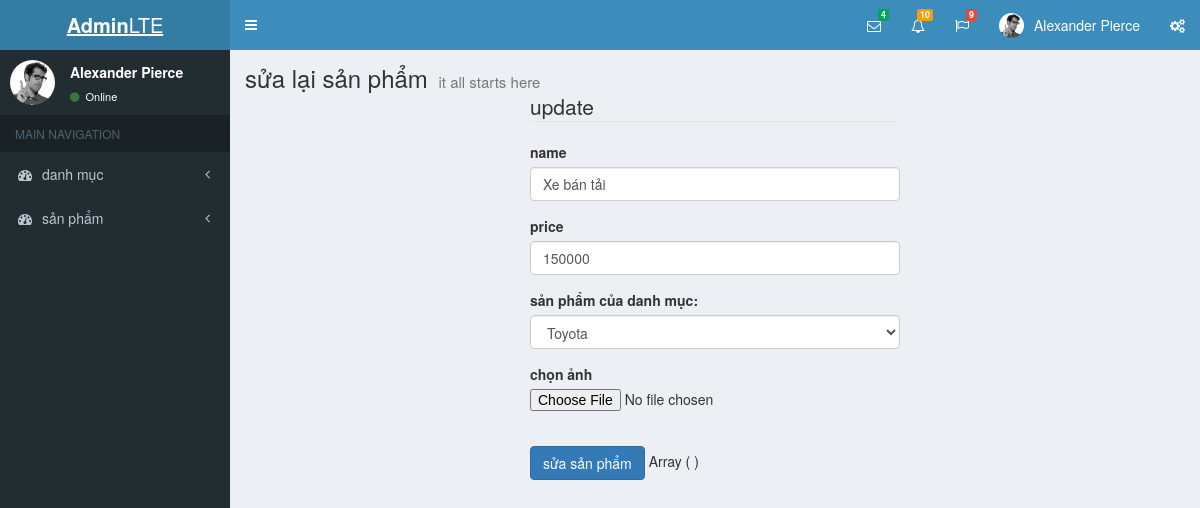
/admin/edit_product.php?id=1, run on an earlier commit of the app's database.
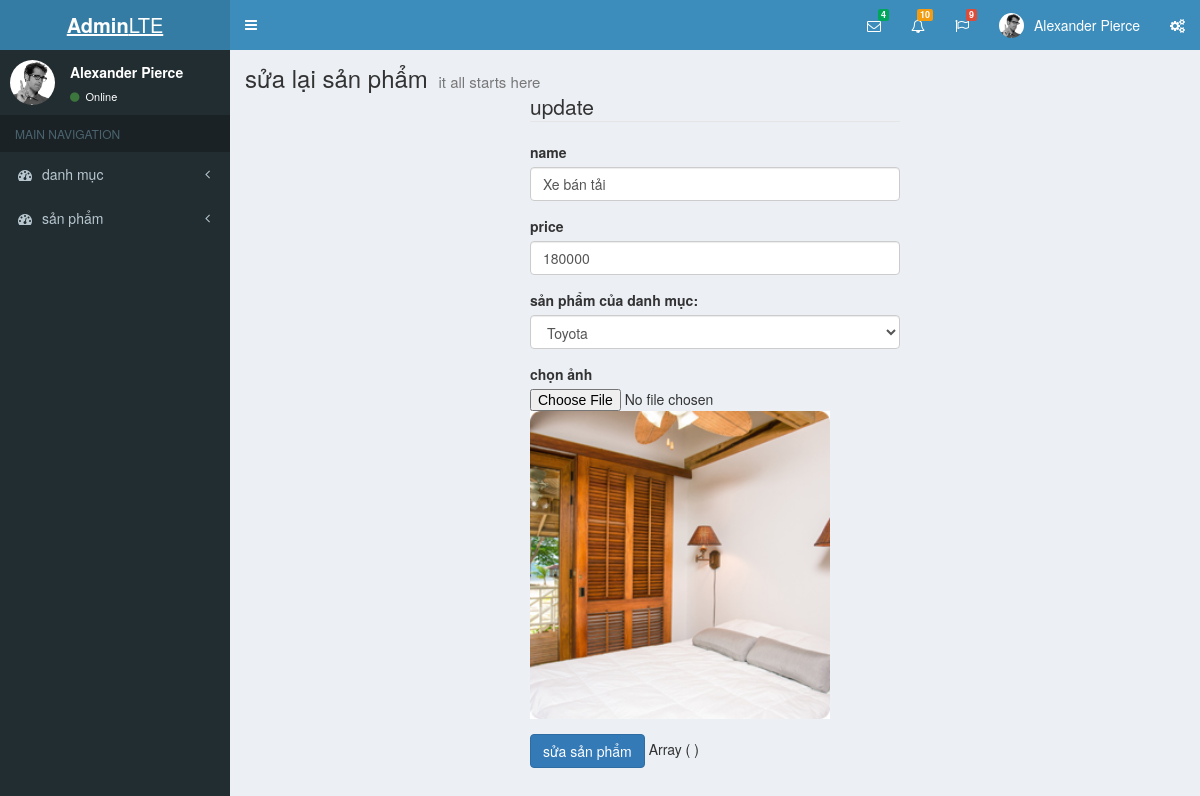
And on a later commit of the database.
### tables this page shows
CREATE TABLE product
(
    id int primary key AUTO_INCREMENT,
    name varchar(100) NOT NULL UNIQUE,
    price float not null,
    image varchar(150) NULL,
    category_id int NOT NULL,
    FOREIGN KEY (category_id) REFERENCES category(id)
);

CREATE TABLE category
(
    id int primary key AUTO_INCREMENT,
    name varchar(100) NOT NULL UNIQUE
);

### admin/edit_product.php (the view, shortened to what this page needs)
<?php include_once 'header.php'; ?>
<?php
$id = $_GET['id'];
$sql = "select * from product where id = $id";
$query = mysqli_query($conn, $sql);
$pro = mysqli_fetch_object($query);
$sqlcat = "select * from category where id = $id";
$cats = mysqli_query($conn, $sqlcat);
?>
<?php
include_once 'aside.php';
?>
<div class="content-wrapper">
  <section class="content-header">
    <h1>
      sửa lại sản phẩm
      <small>it all starts here</small>
    </h1>
  </section>
  <div class="container" style="width:400px">
    <form action="" method="POST" role="form" enctype="multipart/form-data">
      <legend>update</legend>
      <div class="form-group">
        <label for="">name</label>
        <input type="text" class="form-control" id="" value="<?php echo $pro->name; ?>" name="name" placeholder="Input name">
      </div>
      <div class="form-group">
        <label for="">price</label>
        <input type="text" class="form-control" id="" value="<?php echo $pro->price; ?>" name="price" placeholder="Input price">
      </div>
      <div class="form-group">
        <label for="">sản phẩm của danh mục:</label>
        <select name="category_id" id="input" class="form-control" require="required">
          <?php while ($cat = mysqli_fetch_object($cats)) : ?>
            <option value="<?php echo $cat->id; ?>" <?php echo $pro->category_id == $cat->id ? 'selected' : ''; ?>><?php echo $cat->name; ?></option>
          <?php endwhile; ?>
        </select>
      </div>
      <div class="form-group">
        <label for="">chọn ảnh</label>
        <input type="file" name="image" id="">
        <img src="../upload/<?php echo $pro->image ?>" alt="" width="300px">
      </div>
      <button type="submit" class="btn btn-primary">sửa sản phẩm</button>
      <?php print_r($_POST); ?>
    </form>
  </div>
  <?php include_once 'footer.php'; ?>

What changed in the data, as far as the page shows it:
changed product "Xe bán tải": price "150000" → "180000"; image: picture added
